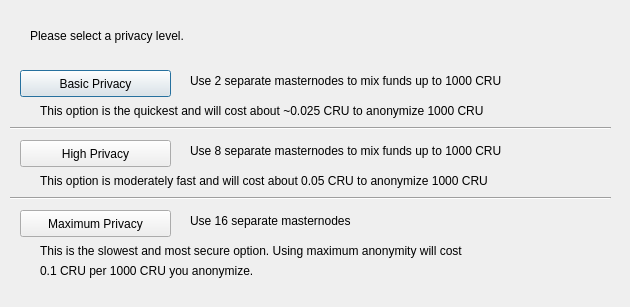
<?xml version="1.0" encoding="UTF-8"?>
<ui version="4.0">
 <class>DarksendConfig</class>
 <widget class="QDialog" name="DarksendConfig">
  <property name="geometry">
   <rect>
    <x>0</x>
    <y>0</y>
    <width>630</width>
    <height>307</height>
   </rect>
  </property>
  <property name="windowTitle">
   <string>Configure PrivateSend</string>
  </property>
  <widget class="QPushButton" name="buttonBasic">
   <property name="geometry">
    <rect>
     <x>20</x>
     <y>70</y>
     <width>151</width>
     <height>27</height>
    </rect>
   </property>
   <property name="text">
    <string>Basic Privacy</string>
   </property>
  </widget>
  <widget class="QPushButton" name="buttonHigh">
   <property name="geometry">
    <rect>
     <x>20</x>
     <y>140</y>
     <width>151</width>
     <height>27</height>
    </rect>
   </property>
   <property name="text">
    <string>High Privacy</string>
   </property>
  </widget>
  <widget class="QPushButton" name="buttonMax">
   <property name="geometry">
    <rect>
     <x>20</x>
     <y>210</y>
     <width>151</width>
     <height>27</height>
    </rect>
   </property>
   <property name="text">
    <string>Maximum Privacy</string>
   </property>
  </widget>
  <widget class="QLabel" name="label">
   <property name="geometry">
    <rect>
     <x>30</x>
     <y>20</y>
     <width>571</width>
     <height>31</height>
    </rect>
   </property>
   <property name="text">
    <string>Please select a privacy level.</string>
   </property>
  </widget>
  <widget class="QLabel" name="label_2">
   <property name="geometry">
    <rect>
     <x>190</x>
     <y>70</y>
     <width>421</width>
     <height>21</height>
    </rect>
   </property>
   <property name="text">
    <string>Use 2 separate masternodes to mix funds up to 1000 CRU</string>
   </property>
  </widget>
  <widget class="QLabel" name="label_3">
   <property name="geometry">
    <rect>
     <x>190</x>
     <y>140</y>
     <width>411</width>
     <height>21</height>
    </rect>
   </property>
   <property name="text">
    <string>Use 8 separate masternodes to mix funds up to 1000 CRU</string>
   </property>
  </widget>
  <widget class="QLabel" name="label_4">
   <property name="geometry">
    <rect>
     <x>190</x>
     <y>210</y>
     <width>421</width>
     <height>21</height>
    </rect>
   </property>
   <property name="text">
    <string>Use 16 separate masternodes</string>
   </property>
  </widget>
  <widget class="QLabel" name="label_6">
   <property name="geometry">
    <rect>
     <x>40</x>
     <y>100</y>
     <width>561</width>
     <height>21</height>
    </rect>
   </property>
   <property name="text">
    <string>This option is the quickest and will cost about ~0.025 CRU to anonymize 1000 CRU</string>
   </property>
  </widget>
  <widget class="QLabel" name="label_7">
   <property name="geometry">
    <rect>
     <x>40</x>
     <y>170</y>
     <width>561</width>
     <height>21</height>
    </rect>
   </property>
   <property name="text">
    <string>This option is moderately fast and will cost about 0.05 CRU to anonymize 1000 CRU</string>
   </property>
  </widget>
  <widget class="QLabel" name="label_8">
   <property name="geometry">
    <rect>
     <x>40</x>
     <y>240</y>
     <width>561</width>
     <height>21</height>
    </rect>
   </property>
   <property name="text">
    <string>This is the slowest and most secure option. Using maximum anonymity will cost</string>
   </property>
  </widget>
  <widget class="QLabel" name="label_9">
   <property name="geometry">
    <rect>
     <x>40</x>
     <y>260</y>
     <width>561</width>
     <height>21</height>
    </rect>
   </property>
   <property name="text">
    <string>0.1 CRU per 1000 CRU you anonymize.</string>
   </property>
  </widget>
  <widget class="Line" name="line">
   <property name="geometry">
    <rect>
     <x>10</x>
     <y>120</y>
     <width>601</width>
     <height>16</height>
    </rect>
   </property>
   <property name="orientation">
    <enum>Qt::Horizontal</enum>
   </property>
  </widget>
  <widget class="Line" name="line_2">
   <property name="geometry">
    <rect>
     <x>10</x>
     <y>190</y>
     <width>601</width>
     <height>16</height>
    </rect>
   </property>
   <property name="orientation">
    <enum>Qt::Horizontal</enum>
   </property>
  </widget>
 </widget>
 <resources/>
 <connections/>
</ui>
